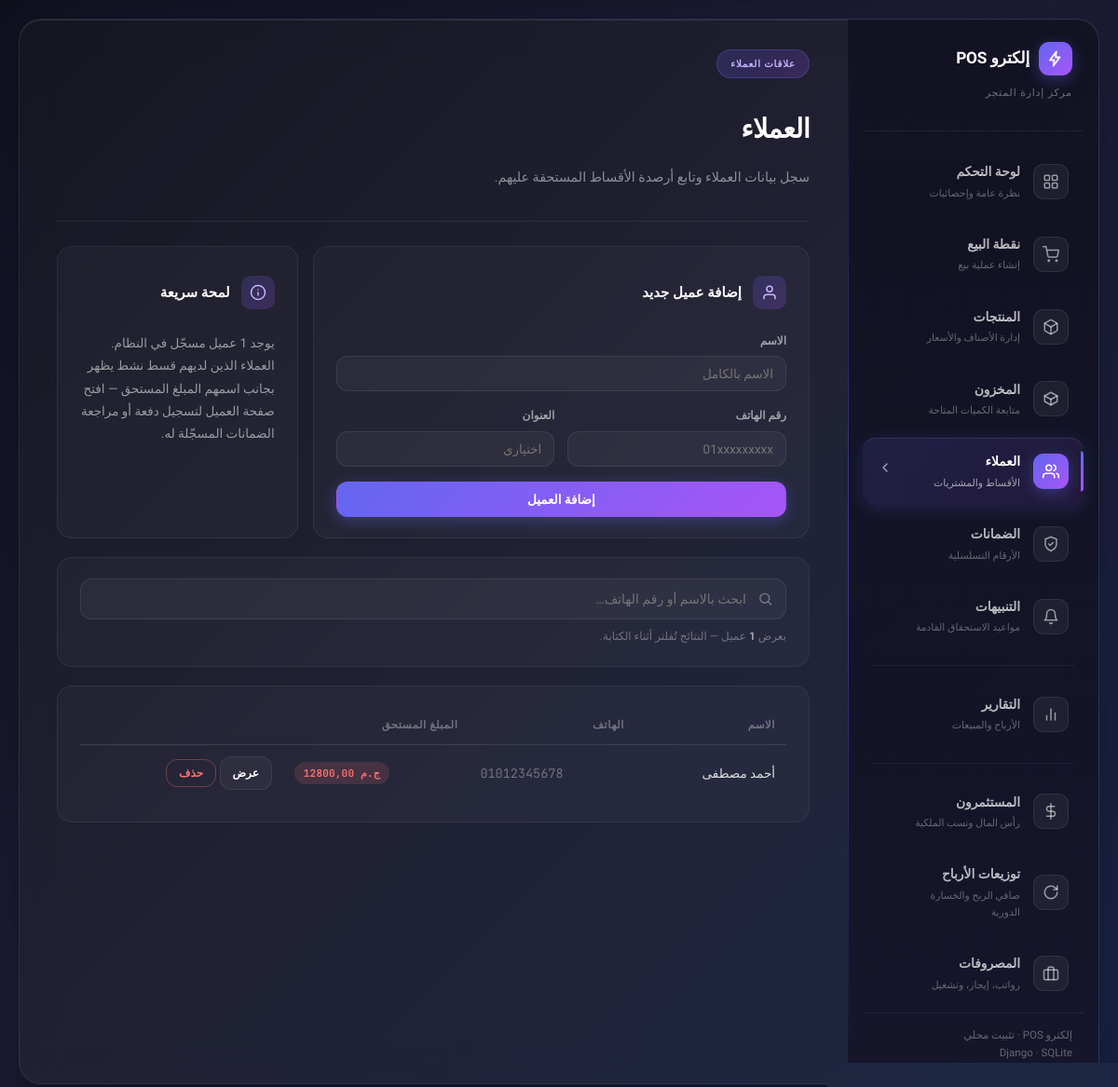
Screenshot of /manage/customers/ with the database file from the repository.
### pos/models.py (models this page shows, shortened)
class Customer(models.Model):
    name = models.CharField(max_length=200)
    phone = models.CharField(max_length=40, blank=True, default="")
    address = models.CharField(max_length=255, blank=True, default="")
    created_at = models.DateTimeField(auto_now_add=True)
    class Meta:
        ordering = ["name"]
        constraints = [
            models.UniqueConstraint(
                fields=["phone"],
                condition=~models.Q(phone=""),
                name="unique_customer_phone_when_set",
            ),
        ]
    @property
    def total_due(self):
        total = self.installment_plans.filter(status="active").aggregate(
            models.Sum("remaining_amount")
        )["remaining_amount__sum"]
        return total or 0

### pos/views.py (the view)
# urls.py: path("manage/customers/", views.customers_list, name="customers_list"),
def customers_list(request):
    customers = Customer.objects.all()
    return render(request, "pos/customers.html", {"customers": customers})

### pos/context_processors.py (called while the page is built)
def installment_alerts(request):
    try:
        from .models import InstallmentPlan, Investor
        cutoff = timezone.now() + timezone.timedelta(days=5)
        installment_count = InstallmentPlan.objects.filter(
            status=InstallmentPlan.ACTIVE,
            next_due_date__isnull=False,
            next_due_date__lte=cutoff,
        ).count()
        investor_count = sum(
            1 for inv in Investor.objects.filter(status=Investor.ACTIVE, dividends_due__gt=0)
            if inv.days_until_dividend_due is not None and inv.days_until_dividend_due <= 5
        )
        count = installment_count + investor_count
    except Exception:
        count = 0
    return {"nav_alerts_count": count}

### pos/templates/pos/customers.html (shortened to what this page needs)
{% extends "pos/base.html" %}
{% load static %}
{% block content %}
<div class="panel-header">
  <div>
    <span class="panel-badge">علاقات العملاء</span>
    <h1 class="panel-title">العملاء</h1>
    <p class="panel-description">سجل بيانات العملاء وتابع أرصدة الأقساط المستحقة عليهم.</p>
  </div>
</div>
<div class="panel-content">
  <div class="stats-grid cols-3">
    <div class="content-card" style="grid-column: span 2;">
      <div class="card-header">
        <div class="card-icon">
          <svg viewBox="0 0 24 24" fill="none" stroke="currentColor" stroke-width="2" stroke-linecap="round" stroke-linejoin="round">
            <path d="M20 21v-2a4 4 0 0 0-4-4H8a4 4 0 0 0-4 4v2"></path><circle cx="12" cy="7" r="4"></circle>
          </svg>
        </div>
        <h3 class="card-title">إضافة عميل جديد</h3>
      </div>
      <form method="post" action="{% url 'pos:customer_new' %}">
        <div class="field">
          <label>الاسم</label>
          <input type="text" name="name" required placeholder="الاسم بالكامل">
        </div>
        <div class="field-row">
          <div class="field">
            <label>رقم الهاتف</label>
            <input type="text" name="phone" placeholder="01xxxxxxxxx">
          </div>
          <div class="field">
            <label>العنوان</label>
            <input type="text" name="address" placeholder="اختياري">
          </div>
        </div>
        <button type="submit" class="btn btn-primary btn-block">إضافة العميل</button>
      </form>
    </div>
    <div class="content-card">
      <div class="card-header">
        <div class="card-icon">
          <svg viewBox="0 0 24 24" fill="none" stroke="currentColor" stroke-width="2" stroke-linecap="round" stroke-linejoin="round">
            <circle cx="12" cy="12" r="10"></circle><line x1="12" y1="16" x2="12" y2="12"></line><line x1="12" y1="8" x2="12.01" y2="8"></line>
          </svg>
        </div>
        <h3 class="card-title">لمحة سريعة</h3>
      </div>
      <p class="card-text">
        يوجد {{ customers|length }} عميل مسجّل في النظام. العملاء الذين لديهم قسط نشط
        يظهر بجانب اسمهم المبلغ المستحق — افتح صفحة العميل لتسجيل دفعة أو مراجعة الضمانات المسجّلة له.
      </p>
    </div>
  </div>
  <div class="content-card">
    <div class="search-box" id="customers-search-box">
      <svg viewBox="0 0 24 24" fill="none" stroke="currentColor" stroke-width="2"><circle cx="11" cy="11" r="7"/><path d="M21 21l-4.3-4.3"/></svg>
      <input type="text" id="customers-search-input" placeholder="ابحث بالاسم أو رقم الهاتف…" autocomplete="off">
    </div>
    {% if customers %}<div class="search-hint">يعرض <strong>{{ customers|length }}</strong> عميل — النتائج تُفلتر أثناء الكتابة.</div>{% endif %}
  </div>
  <div class="content-card">
    {% if customers %}
    <table>
      <thead><tr><th>الاسم</th><th>الهاتف</th><th>المبلغ المستحق</th><th></th></tr></thead>
      <tbody id="customers-table-body">
        {% for c in customers %}
        <tr data-search="{{ c.name }} {{ c.phone|default:'' }}">
          <td>{{ c.name }}</td>
          <td class="mono" style="color:var(--text-faint);">{{ c.phone|default:"—" }}</td>
          <td class="mono">
            {% if c.total_due > 0 %}
              <span class="badge badge-bad">{{ c.total_due|floatformat:2 }} ج.م</span>
            {% else %}
              <span class="badge badge-good">مسدد بالكامل</span>
            {% endif %}
          </td>
          <td style="white-space:nowrap;">
            <a href="{% url 'pos:customer_detail' customer_id=c.id %}" class="btn btn-sm">عرض</a>
            <form method="post" action="{% url 'pos:customer_delete' customer_id=c.id %}" style="display:inline;" data-confirm="حذف العميل {{ c.name }}؟ لا يمكن التراجع عن هذا الإجراء." data-confirm-label="حذف">
              <button type="submit" class="btn btn-sm btn-danger">حذف</button>
            </form>
          </td>
        </tr>
        {% endfor %}
      </tbody>
    </table>
    {% else %}
    <div class="empty">لا يوجد عملاء مسجّلون بعد.</div>
    {% endif %}
  </div>
</div>
{% endblock %}

### rows the page displays
Customer: name "أحمد مصطفى", phone "01012345678", total_due "12800,00"

### other values shown
{{ customers|length }} "1"
